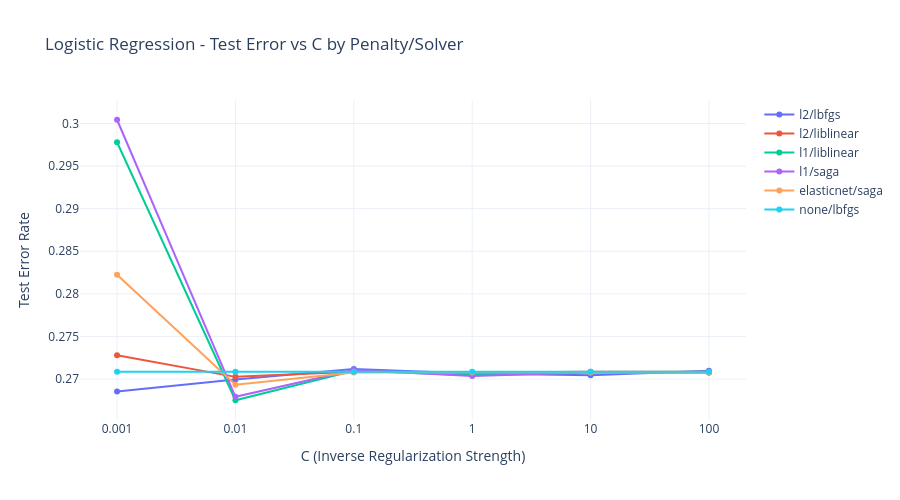

Notebook code for this chart:
### Markdown cell above
## **Logistic Regression**

### Code cell
from sklearn.linear_model import LogisticRegression

C_range = [0.001, 0.01, 0.1, 1, 10, 100]
C_strings = [str(c) for c in C_range]

# Not all penalty and solver combinations are valid
hyperparam_combos = [
    ('l2', 'lbfgs', {}),
    ('l2', 'liblinear', {}),
    ('l1', 'liblinear', {}),
    ('l1', 'saga', {}),
    ('elasticnet', 'saga', {'l1_ratio': 0.5}),
    (None, 'lbfgs', {}),
]

lr_results = {}

for i, (penalty, solver, extra) in enumerate(hyperparam_combos, 1):
    label = f"{penalty or 'none'}/{solver}"
    print(f"[{i}/{len(hyperparam_combos)}] Fitting: {label}")
    train_errors, test_errors = [], []
    for C in C_range:
        model = LogisticRegression(penalty=penalty, solver=solver, C=C, max_iter=1000, random_state=42, **extra)
        model.fit(X_train_scaled, y_train)
        train_errors.append(1 - model.score(X_train_scaled, y_train))
        test_errors.append(1 - model.score(X_test_scaled, y_test))
        print(f"  C={str(C):<8}  Train Error: {train_errors[-1]:.4f}  Test Error: {test_errors[-1]:.4f}")
    lr_results[label] = {'train': train_errors, 'test': test_errors}

# Plot test error for all combos
fig = go.Figure()
for combo, errors in lr_results.items():
    fig.add_trace(go.Scatter(
        x=C_strings, y=errors['test'],
        mode='lines+markers', name=combo
    ))

fig.update_layout(
    title='Logistic Regression - Test Error vs C by Penalty/Solver',
    xaxis_title='C (Inverse Regularization Strength)',
    yaxis_title='Test Error Rate',
    template='plotly_white',
    height=500
)
fig.show()

# Find best overall combo and C
best_lr_label, best_C, best_C_idx, best_err = None, None, None, 1.0

for combo, errors in lr_results.items():
    index = errors['test'].index(min(errors['test']))
    if errors['test'][index] < best_err:
        best_err = errors['test'][index]
        best_lr_label = combo
        best_C_idx = index
        best_C = C_range[index]

best_penalty, best_solver = best_lr_label.split('/')
best_penalty = None if best_penalty == 'none' else best_penalty
best_extra = {'l1_ratio': 0.5} if best_penalty == 'elasticnet' else {}

print(f"Best combo: {best_lr_label}")
print(f"Best C: {best_C}")
print(f"Train error: {lr_results[best_lr_label]['train'][best_C_idx]:.4f}")
print(f"Test error: {best_err:.4f}")

### Figure 1 — Plotly figure (JSON) as saved in the notebook; plotly's stock layout.template omitted (floating-point values rounded to 4 significant figures)
{"data": [{"mode": "lines+markers", "name": "l2/lbfgs", "type": "scatter", "x": ["0.001", "0.01", "0.1", "1", "10", "100"], "y": [0.2685, 0.2699, 0.2712, 0.2707, 0.2705, 0.271]}, {"mode": "lines+markers", "name": "l2/liblinear", "type": "scatter", "x": ["0.001", "0.01", "0.1", "1", "10", "100"], "y": [0.2728, 0.2703, 0.2709, 0.2708, 0.2709, 0.2709]}, {"mode": "lines+markers", "name": "l1/liblinear", "type": "scatter", "x": ["0.001", "0.01", "0.1", "1", "10", "100"], "y": [0.2978, 0.2675, 0.271, 0.2705, 0.2708, 0.2708]}, {"mode": "lines+markers", "name": "l1/saga", "type": "scatter", "x": ["0.001", "0.01", "0.1", "1", "10", "100"], "y": [0.3004, 0.2679, 0.2711, 0.2704, 0.2708, 0.2708]}, {"mode": "lines+markers", "name": "elasticnet/saga", "type": "scatter", "x": ["0.001", "0.01", "0.1", "1", "10", "100"], "y": [0.2822, 0.2693, 0.2708, 0.2708, 0.2708, 0.2708]}, {"mode": "lines+markers", "name": "none/lbfgs", "type": "scatter", "x": ["0.001", "0.01", "0.1", "1", "10", "100"], "y": [0.2709, 0.2709, 0.2709, 0.2709, 0.2709, 0.2709]}], "layout": {"height": 500, "title": {"text": "Logistic Regression - Test Error vs C by Penalty/Solver"}, "xaxis": {"title": {"text": "C (Inverse Regularization Strength)"}}, "yaxis": {"title": {"text": "Test Error Rate"}}}}
